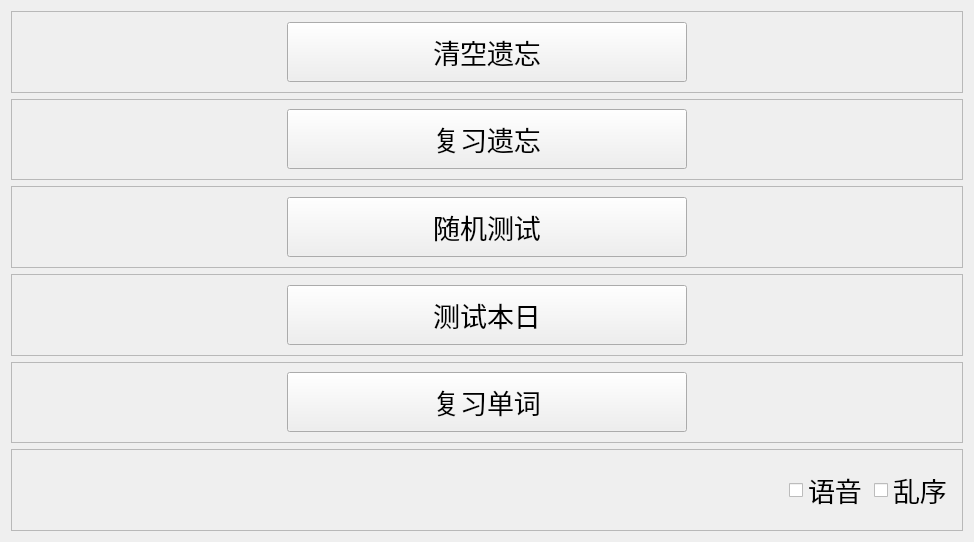
                <widget class="QWidget" name="scrollAreaWidgetContents">
                 <property name="geometry">
                  <rect>
                   <x>0</x>
                   <y>0</y>
                   <width>974</width>
                   <height>542</height>
                  </rect>
                 </property>
                 <layout class="QVBoxLayout" name="verticalLayout_32">
                  <item>
                   <widget class="QFrame" name="frame_review_Forgotten_2">
                    <property name="frameShape">
                     <enum>QFrame::StyledPanel</enum>
                    </property>
                    <property name="frameShadow">
                     <enum>QFrame::Raised</enum>
                    </property>
                    <layout class="QHBoxLayout" name="horizontalLayout_32">
                     <item>
                      <widget class="QPushButton" name="reset_forget_button">
                       <property name="maximumSize">
                        <size>
                         <width>400</width>
                         <height>60</height>
                        </size>
                       </property>
                       <property name="font">
                        <font>
                         <pointsize>20</pointsize>
                        </font>
                       </property>
                       <property name="text">
                        <string>清空遗忘</string>
                       </property>
                      </widget>
                     </item>
                    </layout>
                   </widget>
                  </item>
                  <item>
                   <widget class="QFrame" name="frame_review_Forgotten">
                    <property name="frameShape">
                     <enum>QFrame::StyledPanel</enum>
                    </property>
                    <property name="frameShadow">
                     <enum>QFrame::Raised</enum>
                    </property>
                    <layout class="QHBoxLayout" name="horizontalLayout_22">
                     <item>
                      <widget class="QPushButton" name="review_Forgotten_button">
                       <property name="maximumSize">
                        <size>
                         <width>400</width>
                         <height>60</height>
                        </size>
                       </property>
                       <property name="font">
                        <font>
                         <pointsize>20</pointsize>
                        </font>
                       </property>
                       <property name="text">
                        <string>复习遗忘</string>
                       </property>
                      </widget>
                     </item>
                    </layout>
                   </widget>
                  </item>
                  <item>
                   <widget class="QFrame" name="frame_radom_exam">
                    <property name="frameShape">
                     <enum>QFrame::StyledPanel</enum>
                    </property>
                    <property name="frameShadow">
                     <enum>QFrame::Raised</enum>
                    </property>
                    <layout class="QHBoxLayout" name="horizontalLayout_20">
                     <item>
                      <widget class="QPushButton" name="radom_exam_button">
                       <property name="maximumSize">
                        <size>
                         <width>400</width>
                         <height>60</height>
                        </size>
                       </property>
                       <property name="font">
                        <font>
                         <pointsize>20</pointsize>
                        </font>
                       </property>
                       <property name="text">
                        <string>随机测试</string>
                       </property>
                      </widget>
                     </item>
                    </layout>
                   </widget>
                  </item>
                  <item>
                   <widget class="QFrame" name="frame_exam_today">
                    <property name="frameShape">
                     <enum>QFrame::StyledPanel</enum>
                    </property>
                    <property name="frameShadow">
                     <enum>QFrame::Raised</enum>
                    </property>
                    <layout class="QHBoxLayout" name="horizontalLayout_21">
                     <item>
                      <widget class="QPushButton" name="exam_today_button">
                       <property name="maximumSize">
                        <size>
                         <width>400</width>
                         <height>60</height>
                        </size>
                       </property>
                       <property name="font">
                        <font>
                         <pointsize>20</pointsize>
                        </font>
                       </property>
                       <property name="text">
                        <string>测试本日</string>
                       </property>
                      </widget>
                     </item>
                    </layout>
                   </widget>
                  </item>
                  <item>
                   <widget class="QFrame" name="frame_review_words">
                    <property name="frameShape">
                     <enum>QFrame::StyledPanel</enum>
                    </property>
                    <property name="frameShadow">
                     <enum>QFrame::Raised</enum>
                    </property>
                    <layout class="QHBoxLayout" name="horizontalLayout_19">
                     <item>
                      <widget class="QPushButton" name="review_words_button">
                       <property name="sizePolicy">
                        <sizepolicy hsizetype="Minimum" vsizetype="Fixed">
                         <horstretch>0</horstretch>
                         <verstretch>0</verstretch>
                        </sizepolicy>
                       </property>
                       <property name="maximumSize">
                        <size>
                         <width>400</width>
                         <height>60</height>
                        </size>
                       </property>
                       <property name="font">
                        <font>
                         <pointsize>20</pointsize>
                        </font>
                       </property>
                       <property name="layoutDirection">
                        <enum>Qt::LeftToRight</enum>
                       </property>
                       <property name="text">
                        <string>复习单词</string>
                       </property>
                       <property name="autoDefault">
                        <bool>false</bool>
                       </property>
                       <property name="flat">
                        <bool>false</bool>
                       </property>
                      </widget>
                     </item>
                    </layout>
                   </widget>
                  </item>
                  <item>
                   <widget class="QFrame" name="option_frame">
                    <property name="frameShape">
                     <enum>QFrame::StyledPanel</enum>
                    </property>
                    <property name="frameShadow">
                     <enum>QFrame::Raised</enum>
                    </property>
                    <layout class="QHBoxLayout" name="horizontalLayout_24">
                     <item>
                      <spacer name="horizontalSpacer_8">
                       <property name="orientation">
                        <enum>Qt::Horizontal</enum>
                       </property>
                       <property name="sizeHint" stdset="0">
                        <size>
                         <width>539</width>
                         <height>20</height>
                        </size>
                       </property>
                      </spacer>
                     </item>
                     <item>
                      <widget class="QCheckBox" name="checkBox_voice">
                       <property name="font">
                        <font>
                         <pointsize>20</pointsize>
                        </font>
                       </property>
                       <property name="text">
                        <string>语音</string>
                       </property>
                      </widget>
                     </item>
                     <item>
                      <widget class="QCheckBox" name="checkBox_random">
                       <property name="font">
                        <font>
                         <pointsize>20</pointsize>
                        </font>
                       </property>
                       <property name="text">
                        <string>乱序</string>
                       </property>
                      </widget>
                     </item>
                    </layout>
                   </widget>
                  </item>
                 </layout>
                </widget>
